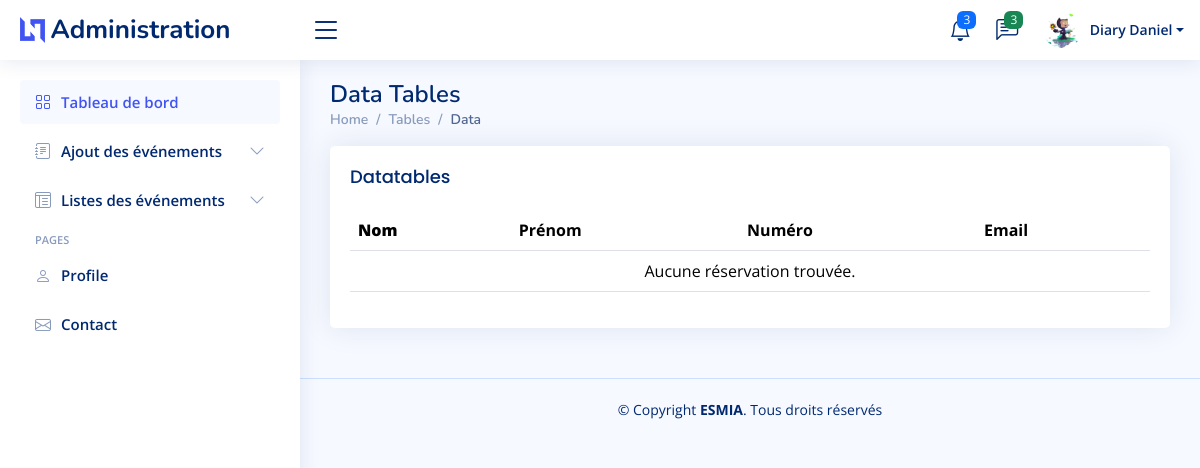
/administration/Liste-reservations/ (signed in), run on an earlier commit of the app's database.
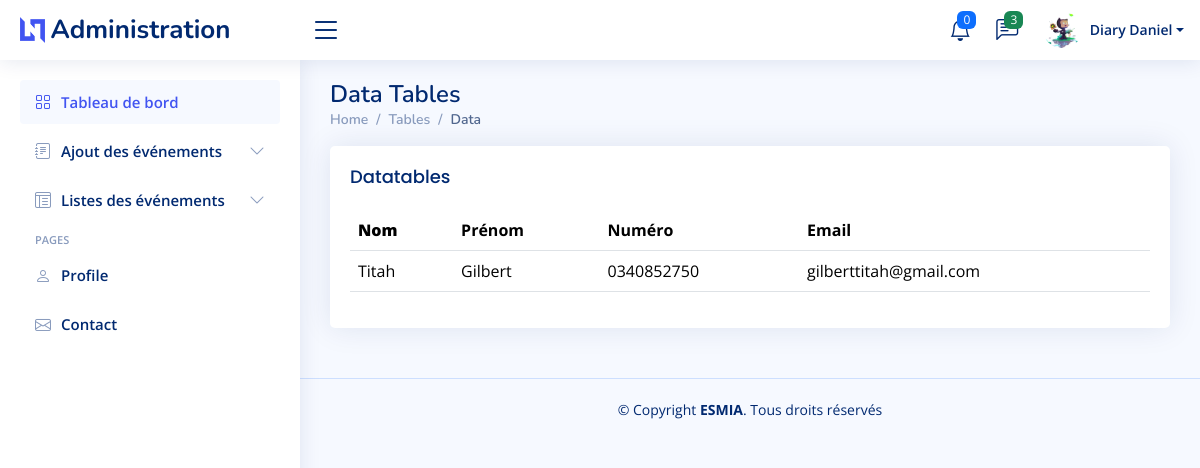
And on a later commit of the database.
### app/models.py (models this page shows, shortened)
class Reservation(models.Model):
    event = models.ForeignKey(Event, on_delete=models.CASCADE, related_name='reservations')
    user = models.ForeignKey(User, on_delete=models.SET_NULL, null=True, blank=True)
    name = models.CharField(max_length=100)
    surname = models.CharField(max_length=100)
    phone_number = models.CharField(max_length=15)
    email = models.EmailField()
    reservation_date = models.DateTimeField(auto_now_add=True)

### app/views.py (the view)
# urls.py: path('administration/Liste-reservations/', liste_reservations, name='liste_reservations'),
@login_required
def liste_reservations(request):
    reservations = Reservation.objects.filter(user=request.user)
    notifications = Notification.objects.filter(user=request.user, is_read=False)
    return render(request, 'admin/layouts/liste_reservations.html', {
        'reservations': reservations,
        'notifications': notifications
    })

### app/templates/admin/layouts/liste_reservations.html (shortened to what this page needs)
{% include 'layouts/admin/head_admin.html'%}
<body>
  {% include 'layouts/admin/header_admin.html'%}
  {% include 'layouts/admin/sidebar_admin.html'%}
  <main id="main" class="main">
    <div class="pagetitle">
      <h1>Data Tables</h1>
      <nav>
        <ol class="breadcrumb">
          <li class="breadcrumb-item"><a href="index.html">Home</a></li>
          <li class="breadcrumb-item">Tables</li>
          <li class="breadcrumb-item active">Data</li>
        </ol>
      </nav>
    </div>
    <section class="section">
      <div class="row">
        <div class="col-lg-12">
          <div class="card">
            <div class="card-body">
              <h5 class="card-title">Datatables</h5>
              <table class="table datatable">
                <thead>
                  <tr>
                    <th>
                      <b>Nom</b>
                    </th>
                    <th>Prénom</th>
                    <th>Numéro</th>
                    <th>Email</th>
                  </tr>
                </thead>
                <tbody>
                  {% for reservation in reservations %}
                  <tr>
                    <td>{{ reservation.name }}</td>
                    <td>{{ reservation.surname }}</td>
                    <td>{{ reservation.phone_number }}</td>
                    <td>{{ reservation.email }}</td>
                  </tr>
                  {% empty %}
                  <tr>
                    <td colspan="4" class="text-center">Aucune réservation trouvée.</td>
                  </tr>
                  {% endfor %}
                </tbody>
              </table>
            </div>
          </div>
        </div>
      </div>
    </section>
  </main>
  {% include 'layouts/admin/footer_admin.html'%}
</body>
</html>

### app/templates/layouts/admin/header_admin.html (shortened to what this page needs)
  <header id="header" class="header fixed-top d-flex align-items-center">
    <div class="d-flex align-items-center justify-content-between">
      <a href="#" class="logo d-flex align-items-center">
        {%load static %}
        <img src="{% static 'assets/img/logo.png'%}" alt="">
        <span class="d-none d-lg-block">Administration</span>
      </a>
      <i class="bi bi-list toggle-sidebar-btn"></i>
    </div>
    <nav class="header-nav ms-auto">
      <ul class="d-flex align-items-center">
        <li class="nav-item dropdown">
            <a class="nav-link nav-icon" href="#" data-bs-toggle="dropdown">
                <i class="bi bi-bell"></i>
                <span class="badge bg-primary badge-number">{{ notifications.count }}</span>
            </a>
        </li>
        <li class="nav-item dropdown">
            <a class="nav-link nav-icon" href="{% url 'chat' %}">
                <i class="bi bi-chat-left-text"></i>
                <span class="badge bg-success badge-number">3</span>
            </a>
        </li>
        <li class="nav-item dropdown pe-3">
          <a class="nav-link nav-profile d-flex align-items-center pe-0" href="#" data-bs-toggle="dropdown">
            {% load static %}
            <img src="{% if user.profile.image %}{{ user.profile.image.url }}{% else %}{% static 'assets2/img/images.jpg' %}{% endif %}" alt="Profile" class="rounded-circle">
            <span class="d-none d-md-block dropdown-toggle ps-2">{{ user.first_name }} {{ user.last_name }}</span>
          </a>
        </li>
      </ul>
    </nav>
  </header>

What changed in the data, as far as the page shows it:
added Reservation: name "Titah", surname "Gilbert", phone_number "0340852750", email "gilberttitah@gmail.com"
Also different on the page:
{{ notifications.count }}: "3" → "0"
text no longer shown: "Aucune réservation trouvée."
